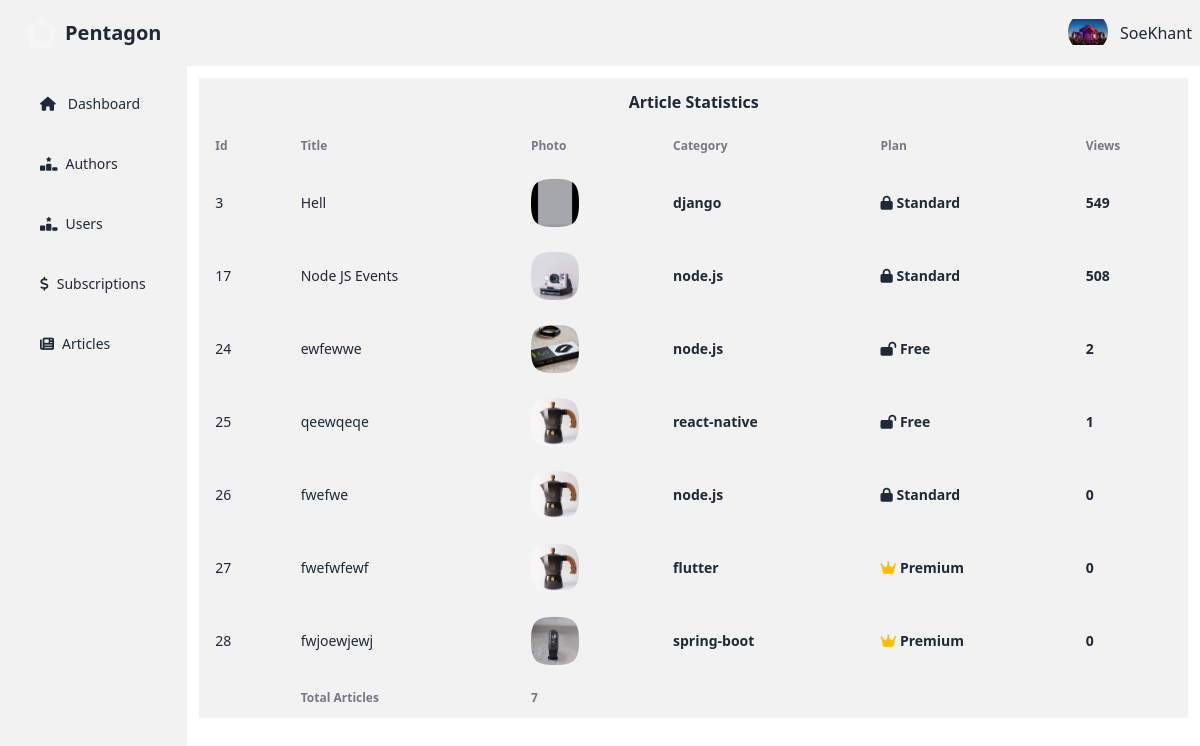
Page /writer/article-statistics/ (signed in) on the committed database.
### account/models.py (models this page shows, shortened)
class AccountStatus(models.Model):
    is_verified=models.BooleanField(default=False)
    profile=models.ImageField(max_length=100, blank=True,default="account/default.jpeg",null=True,upload_to="media/account")
    user=models.ForeignKey(User, on_delete=models.CASCADE,related_name="account_status")
    rank=models.CharField(max_length=20,blank=True, default="Silver")
    created_at=models.DateTimeField(auto_now=True)

### writer/models.py (models this page shows, shortened)
class Article(models.Model):
    CATEGORY_CHOICES = [
        ('flutter', 'Flutter'),
        ('react-native', 'React Native'),
        ('node.js', 'Node.JS'),
        ('spring-boot','Spring Boot'),
        ('laravel','Laravel'),
        ('django',"Django"),
        ('aws',"AWS"),
        ('web-development','Web Development'),
        ('mobile-development','Mobile Development'),
        ('cloud','Cloud Architect')
    ]
    title=models.CharField(max_length=100)
    content=models.TextField(
        validators=[
            MinLengthValidator(40, message="Content must be at least 40 characters long.")
        ]
    )
    author=models.ForeignKey(User, on_delete=models.CASCADE)
    view_count = models.PositiveIntegerField(default=0)
    posted_at=models.DateTimeField(auto_now_add=True)
    is_premium=models.BooleanField(default=False)
    is_standard=models.BooleanField(default=False)
    photo=models.ImageField(default='article/default.jpeg', blank=True, null=True,upload_to="article/")
    category = models.CharField(
        max_length=20,
        choices=CATEGORY_CHOICES,
        default='web-development',
        blank=False,
        null=False
    )

### writer/views.py (the view)
# urls.py: path('article-statistics/',views.article_statistics,name="article-statistics"),
@login_required(login_url="sign-in")
def article_statistics(request):
    articles=Article.objects.all()
    count=articles.count()
    context={
        "articles":articles,
        "count":count,
        "account_status":get_account_status(request)
    }
    return render(request,"writer/article-statistics.html",context)

### writer/views.py (called while the page is built)
def get_account_status(request):
    account_status = AccountStatus.objects.get(user=request.user)
    return account_status

### writer/templates/writer/article-statistics.html
{% extends 'writer/admin-dashboard.html' %}
{% block writer %}
<div class=" w-full bg-base-200 m-3 max-h-fit">
    <table class="table">
      <div>
        <h2 class="text-center p-3 font-bold">Article Statistics</h2>
      </div>
      <thead>
        <tr>
          <th>Id</th>
          <th>Title</th>
          <th>Photo</th>
          <th>Category</th>
          <th>Plan</th>
          <th>Views</th>
        </tr>
      </thead>
      <tbody>
        {% for article in articles %}
            <tr>
                <td>
                  {{article.id}}
                </td>
                <td>
                  {{article.title}}
                </td>
                <td>
                  <div class="flex items-center gap-3">
                    <div class="avatar">
                      <div class="mask mask-squircle h-12 w-12">
                        <img src="{{ article.photo.url }}" alt="Profile Image" />
                      </div>
                    </div>
                  </div>
                </td>
                <td>
                    <div class="font-bold">{{article.category}}</div>
                </td>
                <td>
                    <div class="font-bold">
                      {% if article.is_premium %}
                      <i class="fa-solid fa-crown text-warning"></i>
                      Premium
                      {% elif article.is_standard %}
                      <i class="fa-solid fa-lock"></i>
                      Standard
                      {% else %}
                      <i class="fa-solid fa-lock-open"></i>
                      Free
                      {% endif %}
                      </div>
                </td>
                <td>
                    <div class="font-bold">{{article.view_count}} </div>
                </td>
              </tr>
        {% endfor %}
      </tbody>
      <tfoot>
        <tr>
          <th></th>
          <th>Total Articles</th>
          <th>{{count}}</th>
          <th></th>
          <th></th>
        </tr>
      </tfoot>
    </table>
  </div>
{% endblock  %}

### writer/templates/writer/admin-dashboard.html (shortened to what this page needs)
{% extends 'writer/base.html' %}
{% block content %}
<div class="navbar bg-base-200">
    <div class="flex-1">
      <a href="{% url 'home' %}" class="btn btn-ghost text-xl"><div class="mask mask-pentagon w-8 h-8 border-8 border-neutral-100	"></div>Pentagon</a>
    </div>
    <div class="flex-none gap-2">
      <div class="dropdown dropdown-end">
        <div tabindex="0" role="button" class="btn btn-ghost btn-circle avatar">
          <div class="w-10 rounded-full">
              <img
                style="object-fit: contain;width:100%;height:100%"
                alt="Tailwind CSS Navbar component"
                src="{{account_status.profile.url}}" />
          </div>
        </div>
      </div>
      {{user}}
    </div>
  </div>
<div class="flex">
    <ul class="menu bg-base-200  w-56 min-h-screen">
        <li class="my-3"><a class="ml-4" href="{% url 'admin-dashboard' %}"><i class="fa-solid fa-house mr-1"></i>Dashboard</a></li>
        <li class="my-3">
          <a class="ml-4" href="{% url 'author-statistics' %}"><i class="fa-solid fa-ranking-star"></i>Authors</a>
        </li>
        <li class="my-3">
            <a class="ml-4" href="{% url 'user-statistics' %}"><i class="fa-solid fa-ranking-star"></i>Users</a>
          </li>
        <li class="my-3">
            <a class="ml-4" href="{% url 'subscription-statistics' %}"><i class="fa-solid fa-dollar-sign"></i>Subscriptions</a>
        </li>
        <li class="my-3">
            <a class="ml-4" href="{% url 'article-statistics' %}"> <i class="fa-solid fa-newspaper"></i>Articles</a>
          </li>
    </ul>
    {% block writer %}{% endblock  %}
</div>
{% endblock  %}

### rows in the picture
AccountStatus: profile (picture)
Article: id "3", title "Hell", photo (picture), category "django", is_premium False (drawn), view_count "549"
Article: id "17", title "Node JS Events", photo (picture), category "node.js", is_premium False (drawn), view_count "508"
Article: id "24", title "ewfewwe", photo (picture), category "node.js", is_premium False (drawn), view_count "2"
Article: id "25", title "qeewqeqe", photo (picture), category "react-native", is_premium False (drawn), view_count "1"
Article: id "26", title "fwefwe", photo (picture), category "node.js", is_premium False (drawn), view_count "0"
Article: id "27", title "fwefwfewf", photo (picture), category "flutter", is_premium True (drawn), view_count "0"
Article: id "28", title "fwjoewjewj", photo (picture), category "spring-boot", is_premium True (drawn), view_count "0"

### other values in the picture
{{ user }} "SoeKhant"
{{ count }} "7"
